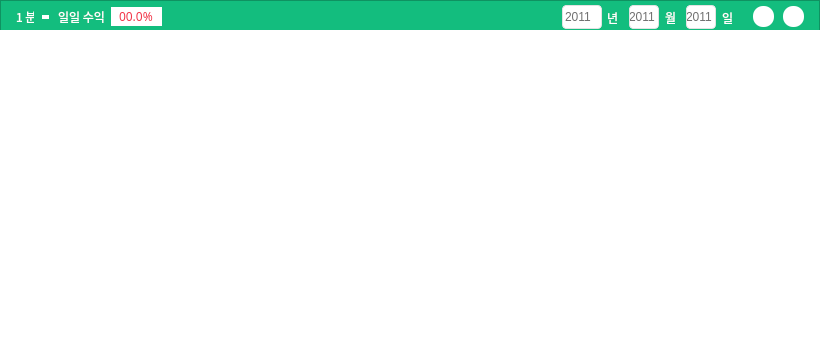
   <widget class="QFrame" name="frame_19">
    <property name="geometry">
     <rect>
      <x>31</x>
      <y>720</y>
      <width>820</width>
      <height>360</height>
     </rect>
    </property>
    <property name="styleSheet">
     <string notr="true">QFrame {
	background-color: #13bd7e;
}

QLabel {
	font-family: NotoSansKR;
	font-size: 12px;
}

QLineEdit {
	border-radius: 4px;
	background-color: #fff;
	color: #f13548;
	border: 1px solid #e2e2e2;
	color: #707070;
    text-align: right;
}

QPushButton {
	border-radius: 10px;
	background-color: #fff;
}</string>
    </property>
    <property name="frameShape">
     <enum>QFrame::StyledPanel</enum>
    </property>
    <property name="frameShadow">
     <enum>QFrame::Raised</enum>
    </property>
    <widget class="QChartView" name="priceView_2" native="true">
     <property name="geometry">
      <rect>
       <x>0</x>
       <y>30</y>
       <width>820</width>
       <height>331</height>
      </rect>
     </property>
     <property name="styleSheet">
      <string notr="true">background-color: #fff;
border-radius: 0px;
</string>
     </property>
    </widget>
    <widget class="QLabel" name="label_16">
     <property name="geometry">
      <rect>
       <x>16</x>
       <y>8</y>
       <width>18</width>
       <height>17</height>
      </rect>
     </property>
     <property name="font">
      <font>
       <family>NotoSansKR</family>
       <pointsize>-1</pointsize>
       <weight>50</weight>
       <italic>false</italic>
       <bold>false</bold>
      </font>
     </property>
     <property name="styleSheet">
      <string notr="true">QLabel {
  font-family: NotoSansKR;
  font-size: 12px;
  font-weight: normal;
  font-stretch: normal;
  font-style: normal;
  line-height: 1.83;
  letter-spacing: normal;
  text-align: right;
  color: #fff;
}</string>
     </property>
     <property name="text">
      <string>1 분</string>
     </property>
    </widget>
    <widget class="QLabel" name="label_17">
     <property name="geometry">
      <rect>
       <x>58</x>
       <y>8</y>
       <width>47</width>
       <height>17</height>
      </rect>
     </property>
     <property name="font">
      <font>
       <family>NotoSansKR</family>
       <pointsize>-1</pointsize>
       <weight>50</weight>
       <italic>false</italic>
       <bold>false</bold>
      </font>
     </property>
     <property name="styleSheet">
      <string notr="true">QLabel {
  font-family: NotoSansKR;
  font-size: 12px;
  font-weight: normal;
  font-stretch: normal;
  font-style: normal;
  line-height: 1.83;
  letter-spacing: normal;
  text-align: right;
  color: #fff;
}</string>
     </property>
     <property name="text">
      <string>일일 수익</string>
     </property>
    </widget>
    <widget class="QPushButton" name="pushButton_10">
     <property name="geometry">
      <rect>
       <x>42</x>
       <y>15</y>
       <width>7</width>
       <height>4</height>
      </rect>
     </property>
     <property name="text">
      <string/>
     </property>
     <property name="icon">
      <iconset>
       <normaloff>icon/down_arrow.png</normaloff>icon/down_arrow.png</iconset>
     </property>
    </widget>
    <widget class="QLabel" name="label_26">
     <property name="geometry">
      <rect>
       <x>607</x>
       <y>9</y>
       <width>11</width>
       <height>17</height>
      </rect>
     </property>
     <property name="font">
      <font>
       <family>NotoSansKR</family>
       <pointsize>-1</pointsize>
       <weight>50</weight>
       <italic>false</italic>
       <bold>false</bold>
      </font>
     </property>
     <property name="styleSheet">
      <string notr="true">QLabel {
  font-family: NotoSansKR;
  font-size: 12px;
  font-weight: normal;
  font-stretch: normal;
  font-style: normal;
  line-height: 1.83;
  letter-spacing: normal;
  text-align: right;
  color: #fff;
}</string>
     </property>
     <property name="text">
      <string>년</string>
     </property>
    </widget>
    <widget class="QLabel" name="label_27">
     <property name="geometry">
      <rect>
       <x>665</x>
       <y>9</y>
       <width>11</width>
       <height>17</height>
      </rect>
     </property>
     <property name="font">
      <font>
       <family>NotoSansKR</family>
       <pointsize>-1</pointsize>
       <weight>50</weight>
       <italic>false</italic>
       <bold>false</bold>
      </font>
     </property>
     <property name="styleSheet">
      <string notr="true">QLabel {
  font-family: NotoSansKR;
  font-size: 12px;
  font-weight: normal;
  font-stretch: normal;
  font-style: normal;
  line-height: 1.83;
  letter-spacing: normal;
  text-align: right;
  color: #fff;
}</string>
     </property>
     <property name="text">
      <string>월</string>
     </property>
    </widget>
    <widget class="QLabel" name="label_28">
     <property name="geometry">
      <rect>
       <x>722</x>
       <y>9</y>
       <width>11</width>
       <height>17</height>
      </rect>
     </property>
     <property name="font">
      <font>
       <family>NotoSansKR</family>
       <pointsize>-1</pointsize>
       <weight>50</weight>
       <italic>false</italic>
       <bold>false</bold>
      </font>
     </property>
     <property name="styleSheet">
      <string notr="true">QLabel {
  font-family: NotoSansKR;
  font-size: 12px;
  font-weight: normal;
  font-stretch: normal;
  font-style: normal;
  line-height: 1.83;
  letter-spacing: normal;
  text-align: right;
  color: #fff;
}</string>
     </property>
     <property name="text">
      <string>일</string>
     </property>
    </widget>
    <widget class="QLineEdit" name="lineEdit_3">
     <property name="geometry">
      <rect>
       <x>686</x>
       <y>5</y>
       <width>30</width>
       <height>24</height>
      </rect>
     </property>
     <property name="styleSheet">
      <string notr="true"/>
     </property>
     <property name="text">
      <string>2011</string>
     </property>
    </widget>
    <widget class="QLineEdit" name="lineEdit_7">
     <property name="geometry">
      <rect>
       <x>629</x>
       <y>5</y>
       <width>30</width>
       <height>24</height>
      </rect>
     </property>
     <property name="text">
      <string>2011</string>
     </property>
    </widget>
    <widget class="QLineEdit" name="lineEdit_8">
     <property name="geometry">
      <rect>
       <x>562</x>
       <y>5</y>
       <width>40</width>
       <height>24</height>
      </rect>
     </property>
     <property name="text">
      <string>2011</string>
     </property>
    </widget>
    <widget class="QPushButton" name="pushButton_11">
     <property name="geometry">
      <rect>
       <x>753</x>
       <y>6</y>
       <width>21</width>
       <height>21</height>
      </rect>
     </property>
     <property name="styleSheet">
      <string notr="true">image: url(C:/Users/82106/repositories/Coin_trade_bot/resources/icon/left_arrow.png);</string>
     </property>
     <property name="text">
      <string/>
     </property>
    </widget>
    <widget class="QPushButton" name="pushButton_12">
     <property name="geometry">
      <rect>
       <x>783</x>
       <y>6</y>
       <width>21</width>
       <height>21</height>
      </rect>
     </property>
     <property name="styleSheet">
      <string notr="true">image: url(C:/Users/82106/repositories/Coin_trade_bot/resources/icon/right_arrow.png);</string>
     </property>
     <property name="text">
      <string/>
     </property>
    </widget>
    <widget class="QLabel" name="label_5">
     <property name="geometry">
      <rect>
       <x>111</x>
       <y>7</y>
       <width>51</width>
       <height>19</height>
      </rect>
     </property>
     <property name="styleSheet">
      <string notr="true">QLabel {
	color: #f13548;
	background-color: #fff;
	text-align: right;
	padding: 1px 5px;
}</string>
     </property>
     <property name="text">
      <string>00.0%</string>
     </property>
    </widget>
   </widget>
